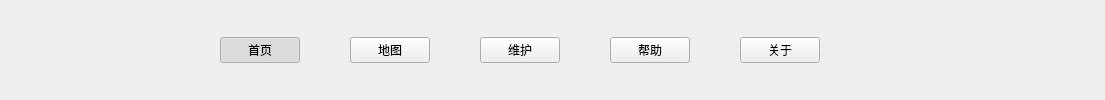
     <widget class="QWidget" name="navBar" native="true">
      <property name="minimumSize">
       <size>
        <width>0</width>
        <height>60</height>
       </size>
      </property>
      <property name="styleSheet">
       <string notr="true"/>
      </property>
      <layout class="QHBoxLayout" name="horizontalLayout">
       <property name="spacing">
        <number>50</number>
       </property>
       <property name="leftMargin">
        <number>20</number>
       </property>
       <property name="topMargin">
        <number>0</number>
       </property>
       <property name="rightMargin">
        <number>6</number>
       </property>
       <property name="bottomMargin">
        <number>0</number>
       </property>
       <item>
        <spacer name="horizontalSpacer_2">
         <property name="orientation">
          <enum>Qt::Orientation::Horizontal</enum>
         </property>
         <property name="sizeType">
          <enum>QSizePolicy::Policy::Fixed</enum>
         </property>
         <property name="sizeHint" stdset="0">
          <size>
           <width>200</width>
           <height>20</height>
          </size>
         </property>
        </spacer>
       </item>
       <item>
        <widget class="QPushButton" name="homeButton">
         <property name="text">
          <string>首页</string>
         </property>
         <property name="checkable">
          <bool>true</bool>
         </property>
         <property name="checked">
          <bool>true</bool>
         </property>
        </widget>
       </item>
       <item>
        <widget class="QPushButton" name="mapButton">
         <property name="text">
          <string>地图</string>
         </property>
         <property name="checkable">
          <bool>true</bool>
         </property>
        </widget>
       </item>
       <item>
        <widget class="QPushButton" name="maintenanceButton">
         <property name="text">
          <string>维护</string>
         </property>
         <property name="checkable">
          <bool>true</bool>
         </property>
        </widget>
       </item>
       <item>
        <widget class="QPushButton" name="helpButton">
         <property name="text">
          <string>帮助</string>
         </property>
         <property name="checkable">
          <bool>true</bool>
         </property>
        </widget>
       </item>
       <item>
        <widget class="QPushButton" name="aboutButton">
         <property name="text">
          <string>关于</string>
         </property>
         <property name="checkable">
          <bool>true</bool>
         </property>
        </widget>
       </item>
       <item>
        <spacer name="horizontalSpacer">
         <property name="orientation">
          <enum>Qt::Orientation::Horizontal</enum>
         </property>
         <property name="sizeType">
          <enum>QSizePolicy::Policy::Preferred</enum>
         </property>
         <property name="sizeHint" stdset="0">
          <size>
           <width>40</width>
           <height>20</height>
          </size>
         </property>
        </spacer>
       </item>
       <item>
        <widget class="QWidget" name="widget_5" native="true">
         <property name="sizePolicy">
          <sizepolicy hsizetype="Fixed" vsizetype="Fixed">
           <horstretch>0</horstretch>
           <verstretch>0</verstretch>
          </sizepolicy>
         </property>
         <layout class="QHBoxLayout" name="horizontalLayout_24">
          <property name="spacing">
           <number>2</number>
          </property>
          <property name="rightMargin">
           <number>6</number>
          </property>
          <item>
           <widget class="QPushButton" name="zhiding">
            <property name="sizePolicy">
             <sizepolicy hsizetype="Preferred" vsizetype="Preferred">
              <horstretch>0</horstretch>
              <verstretch>0</verstretch>
             </sizepolicy>
            </property>
            <property name="styleSheet">
             <string notr="true">QPushButton {
  background-color: transparent;
  margin: 5px;
  border: none;
 }
QPushButton:hover {
        icon: url(:/image/imagesnav/zhiding_x.png);
}
</string>
            </property>
            <property name="text">
             <string/>
            </property>
            <property name="icon">
             <iconset resource="resources.qrc">
              <normaloff>:/image/imagesnav/weizhiding.png</normaloff>:/image/imagesnav/weizhiding.png</iconset>
            </property>
            <property name="iconSize">
             <size>
              <width>15</width>
              <height>15</height>
             </size>
            </property>
           </widget>
          </item>
          <item>
           <widget class="QPushButton" name="suoxiao">
            <property name="sizePolicy">
             <sizepolicy hsizetype="Preferred" vsizetype="Preferred">
              <horstretch>0</horstretch>
              <verstretch>0</verstretch>
             </sizepolicy>
            </property>
            <property name="styleSheet">
             <string notr="true">QPushButton {
  background-color: transparent;
  margin: 5px;
  border: none;
 }
QPushButton:hover {
        icon: url(:/image/imagesnav/jianxiao_x.png);
}</string>
            </property>
            <property name="text">
             <string/>
            </property>
            <property name="icon">
             <iconset resource="resources.qrc">
              <normaloff>:/image/imagesnav/jianxiao.png</normaloff>:/image/imagesnav/jianxiao.png</iconset>
            </property>
            <property name="iconSize">
             <size>
              <width>15</width>
              <height>15</height>
             </size>
            </property>
           </widget>
          </item>
          <item>
           <widget class="QPushButton" name="fangda">
            <property name="sizePolicy">
             <sizepolicy hsizetype="Preferred" vsizetype="Preferred">
              <horstretch>0</horstretch>
              <verstretch>0</verstretch>
             </sizepolicy>
            </property>
            <property name="styleSheet">
             <string notr="true">QPushButton {
  background-color: transparent;
  margin: 5px;
  border: none;
 }
QPushButton:hover {
        icon: url(:/image/imagesnav/fangda_x.png);
}</string>
            </property>
            <property name="text">
             <string/>
            </property>
            <property name="icon">
             <iconset resource="resources.qrc">
              <normaloff>:/image/imagesnav/fangda.png</normaloff>:/image/imagesnav/fangda.png</iconset>
            </property>
            <property name="iconSize">
             <size>
              <width>15</width>
              <height>15</height>
             </size>
            </property>
           </widget>
          </item>
          <item>
           <widget class="QPushButton" name="guanbi">
            <property name="sizePolicy">
             <sizepolicy hsizetype="Preferred" vsizetype="Preferred">
              <horstretch>0</horstretch>
              <verstretch>0</verstretch>
             </sizepolicy>
            </property>
            <property name="styleSheet">
             <string notr="true">QPushButton {
  background-color: transparent;
  margin: 5px;
  border: none;
 }
QPushButton:hover {
        icon: url(:/image/imagesnav/guanbi_x.png);
}</string>
            </property>
            <property name="text">
             <string/>
            </property>
            <property name="icon">
             <iconset resource="resources.qrc">
              <normaloff>:/image/imagesnav/guanbi.png</normaloff>:/image/imagesnav/guanbi.png</iconset>
            </property>
            <property name="iconSize">
             <size>
              <width>15</width>
              <height>15</height>
             </size>
            </property>
           </widget>
          </item>
         </layout>
        </widget>
       </item>
      </layout>
     </widget>
